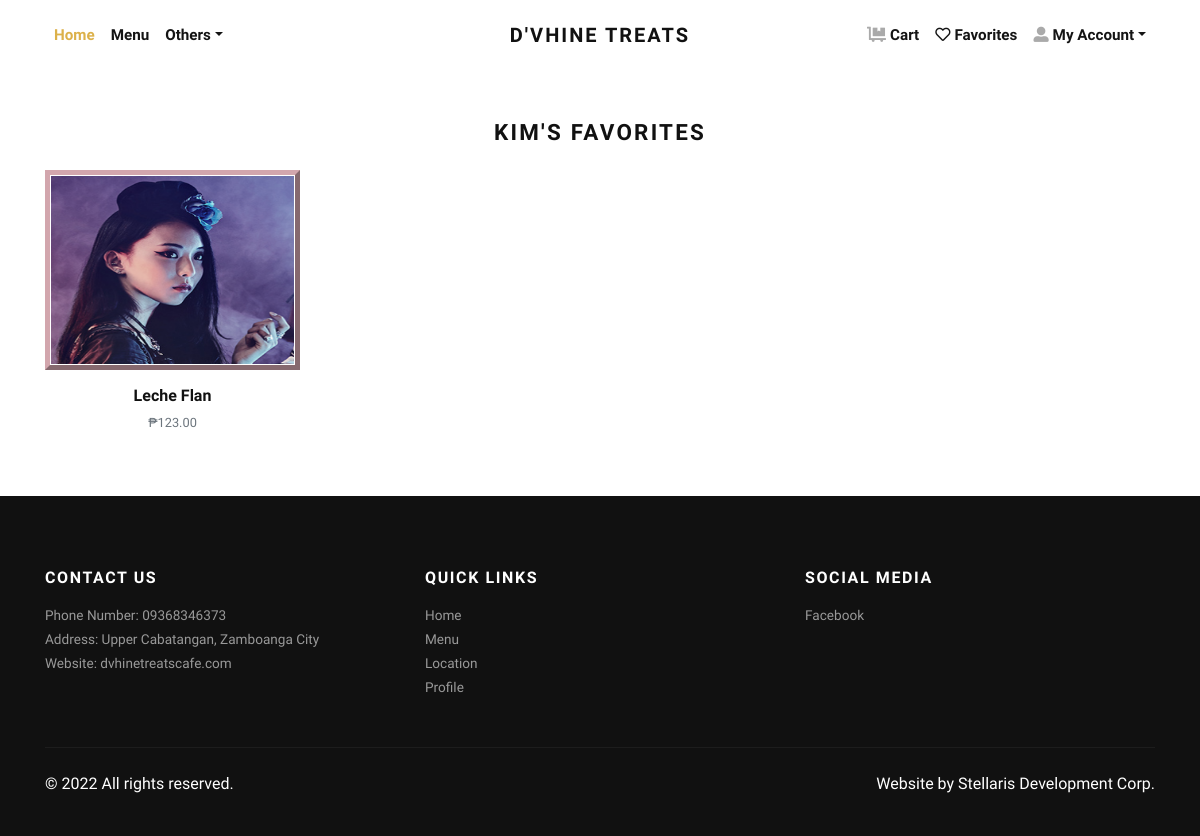
The page /favorites/ (signed in) on the database its author committed.
### store/models.py (models this page shows, shortened)
class Favorites(models.Model):
    user = models.ForeignKey(User, verbose_name="User", on_delete=models.CASCADE)
    product = models.ForeignKey(Product, verbose_name="Product", on_delete=models.CASCADE)
    class Meta:
        verbose_name_plural = 'Customer Favorites'

class Product(models.Model):
    title = models.CharField(max_length=150, verbose_name="Product Title")
    slug = models.SlugField(max_length=160, verbose_name="Product Slug")
    sku = models.CharField(max_length=255, unique=True, verbose_name="Unique Product ID (SKU)")
    short_description = models.TextField(verbose_name="Short Description")
    detail_description = models.TextField(blank=True, null=True, verbose_name="Detail Description")
    product_image = models.ImageField(upload_to='product', blank=True, null=True, verbose_name="Product Image")
    price = models.DecimalField(max_digits=8, decimal_places=2)
    category = models.ForeignKey(Category, verbose_name="Product Categoy", on_delete=models.CASCADE)
    is_active = models.BooleanField(verbose_name="Is Active?")
    is_featured = models.BooleanField(verbose_name="Is Featured?")
    created_at = models.DateTimeField(auto_now_add=True, verbose_name="Created Date")
    updated_at = models.DateTimeField(auto_now=True, verbose_name="Updated Date")
    class Meta:
        verbose_name_plural = 'Products'
        ordering = ('-created_at', )

### store/views.py (the view)
# urls.py: path('favorites/', views.favorite_view, name='favorites'),
@login_required
def favorite_view(request):
    user = request.user
    favorite_products = Favorites.objects.filter(user=user)
    context = {
        'favorite_products': favorite_products,
    }
    return render(request, 'store/favorites.html', context)

### store/context_preprocessors.py (called while the page is built)
def store_menu(request):
    categories = Category.objects.filter(is_active=True)
    context = {
        'categories_menu': categories,
    }
    return context

def cart_menu(request):
    if request.user.is_authenticated:
        cart_items= Cart.objects.filter(user=request.user)
        context = {
            'cart_items': cart_items,
        }
    else:
        context = {}
    return context

### templates/store/favorites.html (shortened to what this page needs)
{% extends 'base.html' %}
{% load static %}
{% block content %}
<div class="container py-5">
    <h2 class="h4 text-center text-uppercase mb-4">{{request.user.first_name}}'s Favorites</h2>
    <div class="row">
        {% for g in favorite_products %}
        <div class="col-xl-3 col-lg-4 col-sm-6">
            <div class="product text-center">
              <div class="position-relative mb-3">
                <a class="d-block" href="{% url 'store:product-detail' g.product.slug %}">
                  {% if g.product.product_image %}
                    <img class="img-fluid w-100" src="{{ g.product.product_image.url }}" alt="{{product.title}}">
                  {% else %}
                    <img class="img-fluid w-100" src="{% static 'img/product-1.jpg' %}" alt="{{product.title}}">
                  {% endif %}
                </a>
              </div>
              <h6> <a class="reset-anchor" href="detail.html">{{ g.product.title }}</a></h6>
              <p class="small text-muted">₱{{g.product.price}}</p>
            </div>
          </div>
        {% endfor %}
      </div>
</div>
{% endblock content %}

### stellaris_database/static/css/style.default.css (style rules this page uses)
.product img { -webkit-filter: grayscale(40%); filter: grayscale(40%); transition: all 0.3s; max-width:100%; padding:1px; border: 5px outset #e99fac; height: 200px; }
.text-uppercase { text-transform: uppercase; letter-spacing: 0.1em; }
.reset-anchor { color: inherit; transition: all 0.3s; }
body { font-family: "Libre Franklin", sans-serif; font-size: 1rem; font-weight: 400; line-height: 1.5; color: #111111; background-color: #fff; }
a { color: #dcb14a; text-decoration: none; }
h1, h2, h3, h4, h5, h6, .h1, .h2, .h3, .h4, .h5, .h6 { margin-bottom: 0.5rem; font-family: inherit; font-weight: 900; line-height: 1.2; color: inherit; }
h2, .h2 { font-size: 1.9rem; }
h4, .h4 { font-size: 1.4rem; }
h6, .h6 { font-size: 1rem; }
small, .small { font-size: 80%; font-weight: 400; }

### rows shown on the page
Favorites: product.product_image (picture), product "Leche Flan", product.price "123.00"

### other values the page prints
{{ request.user.first_name }} "KIM"
